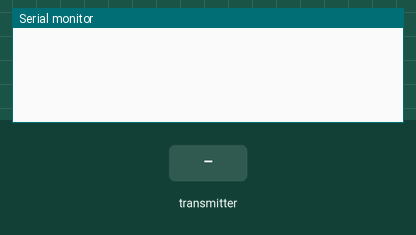
Simulated run of this sketch. Board: Arduino Uno, built with avr-gcc and run on an emulated ATmega328P. On the bench: the last lines printed to the serial monitor. The inputs (shaded band) are chosen by the test bench. No radio packets arrive unless stated.

Above: at 1.2 s.
1.3 s: the transmitter starts sending num = 0
At 1.37 s:
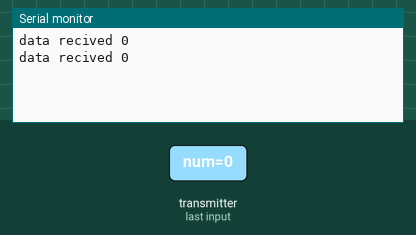
3.2 s: the transmitter starts sending num = 256
At 3.27 s:
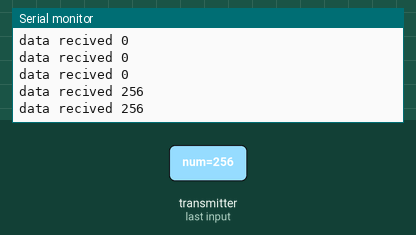

Measured:
- after the input at 1.3 s, the serial monitor: prints a new line at once (image 1)
- after the input at 3.2 s, the serial monitor: prints a new line at once (image 2)

The sketch:

NRF24-receiver.ino
```cpp
/*
* Arduino Wireless Communication Tutorial
*       Example 1 - Receiver Code
*
* by Dejan Nedelkovski, www.HowToMechatronics.com
*
* Library: TMRh20/RF24, https://github.com/tmrh20/RF24/
*/

#include <SPI.h>
//#include <nRF24L01.h>
#include <RF24.h>

RF24 radio(7, 8); // CE, CSN

const byte address[6] = "00001";

void setup() {
  Serial.begin(9600);
  radio.begin();
  radio.openReadingPipe(0, address);
  radio.setPALevel(RF24_PA_MIN);
  radio.startListening();
}

void loop() {
///  bool result = radio.isChipConnected ();

//Serial.println (result);
  if (radio.available()) {
  //  char text[32] = "";
  int num ;
    radio.read(&num, sizeof(num));
    //if (num ==123){
      Serial.print("data recived " );
      Serial.println(num);//}
  }
}
```
